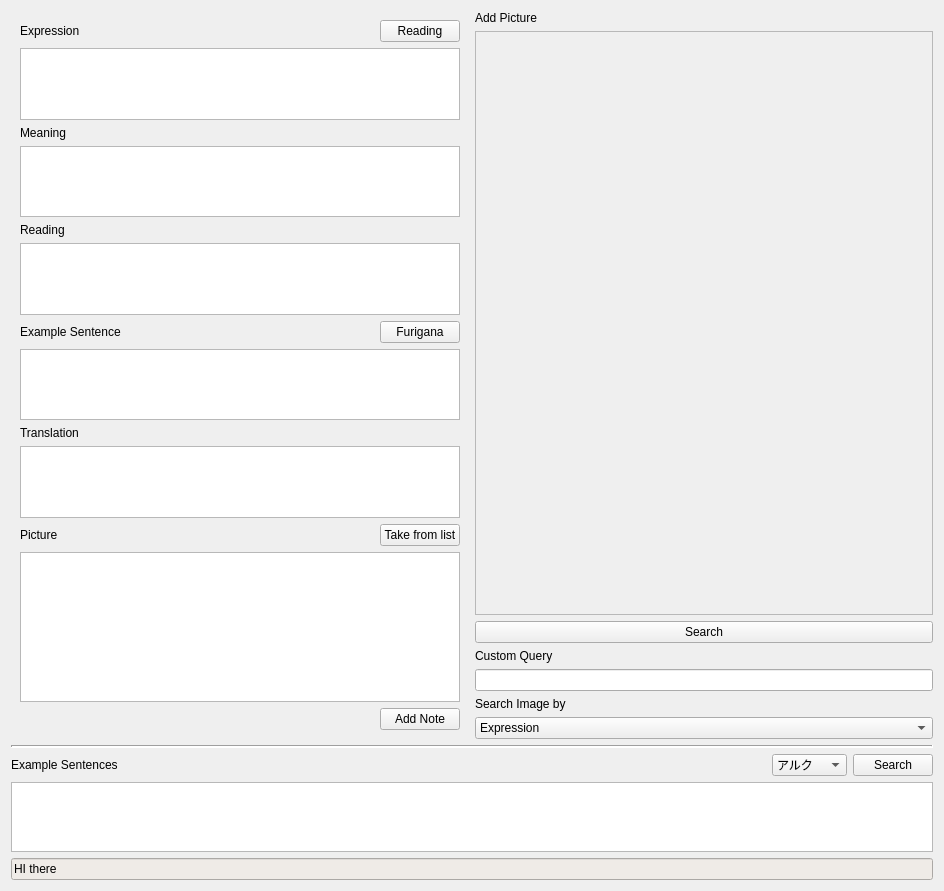
<?xml version="1.0" encoding="UTF-8"?>
<ui version="4.0">
 <class>Form</class>
 <widget class="QWidget" name="Form">
  <property name="enabled">
   <bool>true</bool>
  </property>
  <property name="geometry">
   <rect>
    <x>0</x>
    <y>0</y>
    <width>944</width>
    <height>891</height>
   </rect>
  </property>
  <property name="sizePolicy">
   <sizepolicy hsizetype="Expanding" vsizetype="Expanding">
    <horstretch>0</horstretch>
    <verstretch>0</verstretch>
   </sizepolicy>
  </property>
  <property name="minimumSize">
   <size>
    <width>300</width>
    <height>300</height>
   </size>
  </property>
  <property name="windowTitle">
   <string>Form</string>
  </property>
  <layout class="QVBoxLayout" name="verticalLayout">
   <item>
    <layout class="QGridLayout" name="gridLayout_3">
     <item row="0" column="0">
      <layout class="QHBoxLayout" name="horizontalLayout_5">
       <item>
        <widget class="QFrame" name="widgetFields">
         <property name="sizePolicy">
          <sizepolicy hsizetype="Expanding" vsizetype="Expanding">
           <horstretch>2</horstretch>
           <verstretch>1</verstretch>
          </sizepolicy>
         </property>
         <property name="layoutDirection">
          <enum>Qt::LeftToRight</enum>
         </property>
         <layout class="QGridLayout" name="gridLayout_2">
          <property name="sizeConstraint">
           <enum>QLayout::SetDefaultConstraint</enum>
          </property>
          <item row="16" column="0">
           <layout class="QHBoxLayout" name="horizontalLayout_3">
            <item>
             <widget class="QLabel" name="label_6">
              <property name="text">
               <string>Picture</string>
              </property>
             </widget>
            </item>
            <item>
             <widget class="QPushButton" name="bTakeFromList">
              <property name="sizePolicy">
               <sizepolicy hsizetype="Fixed" vsizetype="Fixed">
                <horstretch>0</horstretch>
                <verstretch>0</verstretch>
               </sizepolicy>
              </property>
              <property name="text">
               <string>Take from list</string>
              </property>
             </widget>
            </item>
           </layout>
          </item>
          <item row="21" column="0">
           <widget class="InputField" name="tePicture">
            <property name="sizePolicy">
             <sizepolicy hsizetype="Expanding" vsizetype="Preferred">
              <horstretch>0</horstretch>
              <verstretch>0</verstretch>
             </sizepolicy>
            </property>
            <property name="minimumSize">
             <size>
              <width>0</width>
              <height>150</height>
             </size>
            </property>
            <property name="maximumSize">
             <size>
              <width>16777215</width>
              <height>16777215</height>
             </size>
            </property>
            <property name="font">
             <font>
              <pointsize>14</pointsize>
             </font>
            </property>
            <property name="verticalScrollBarPolicy">
             <enum>Qt::ScrollBarAsNeeded</enum>
            </property>
            <property name="sizeAdjustPolicy">
             <enum>QAbstractScrollArea::AdjustIgnored</enum>
            </property>
            <property name="autoFormatting">
             <set>QTextEdit::AutoNone</set>
            </property>
            <property name="tabChangesFocus">
             <bool>true</bool>
            </property>
           </widget>
          </item>
          <item row="8" column="0">
           <widget class="InputField" name="teReading">
            <property name="sizePolicy">
             <sizepolicy hsizetype="Expanding" vsizetype="Preferred">
              <horstretch>0</horstretch>
              <verstretch>0</verstretch>
             </sizepolicy>
            </property>
            <property name="maximumSize">
             <size>
              <width>16777215</width>
              <height>16777215</height>
             </size>
            </property>
            <property name="font">
             <font>
              <pointsize>14</pointsize>
             </font>
            </property>
            <property name="verticalScrollBarPolicy">
             <enum>Qt::ScrollBarAsNeeded</enum>
            </property>
            <property name="tabChangesFocus">
             <bool>true</bool>
            </property>
           </widget>
          </item>
          <item row="6" column="0">
           <widget class="InputField" name="teMeaning">
            <property name="sizePolicy">
             <sizepolicy hsizetype="Expanding" vsizetype="Preferred">
              <horstretch>0</horstretch>
              <verstretch>0</verstretch>
             </sizepolicy>
            </property>
            <property name="maximumSize">
             <size>
              <width>16777215</width>
              <height>16777215</height>
             </size>
            </property>
            <property name="font">
             <font>
              <pointsize>14</pointsize>
             </font>
            </property>
            <property name="verticalScrollBarPolicy">
             <enum>Qt::ScrollBarAsNeeded</enum>
            </property>
            <property name="tabChangesFocus">
             <bool>true</bool>
            </property>
           </widget>
          </item>
          <item row="11" column="0">
           <widget class="InputField" name="teExampleSentence">
            <property name="sizePolicy">
             <sizepolicy hsizetype="Expanding" vsizetype="Preferred">
              <horstretch>0</horstretch>
              <verstretch>0</verstretch>
             </sizepolicy>
            </property>
            <property name="maximumSize">
             <size>
              <width>16777215</width>
              <height>16777215</height>
             </size>
            </property>
            <property name="font">
             <font>
              <pointsize>14</pointsize>
             </font>
            </property>
            <property name="tabChangesFocus">
             <bool>true</bool>
            </property>
           </widget>
          </item>
          <item row="4" column="0">
           <widget class="InputField" name="teExpression">
            <property name="sizePolicy">
             <sizepolicy hsizetype="Expanding" vsizetype="Preferred">
              <horstretch>0</horstretch>
              <verstretch>0</verstretch>
             </sizepolicy>
            </property>
            <property name="maximumSize">
             <size>
              <width>16777215</width>
              <height>16777215</height>
             </size>
            </property>
            <property name="font">
             <font>
              <family>Sans Serif</family>
              <pointsize>14</pointsize>
             </font>
            </property>
            <property name="verticalScrollBarPolicy">
             <enum>Qt::ScrollBarAsNeeded</enum>
            </property>
            <property name="tabChangesFocus">
             <bool>true</bool>
            </property>
           </widget>
          </item>
          <item row="10" column="0">
           <layout class="QHBoxLayout" name="horizontalLayout_2">
            <item>
             <widget class="QLabel" name="label_4">
              <property name="text">
               <string>Example Sentence</string>
              </property>
             </widget>
            </item>
            <item>
             <widget class="QPushButton" name="bExampleSentenceAddReadings">
              <property name="sizePolicy">
               <sizepolicy hsizetype="Fixed" vsizetype="Fixed">
                <horstretch>0</horstretch>
                <verstretch>0</verstretch>
               </sizepolicy>
              </property>
              <property name="text">
               <string>Furigana</string>
              </property>
             </widget>
            </item>
           </layout>
          </item>
          <item row="7" column="0">
           <widget class="QLabel" name="label_3">
            <property name="text">
             <string>Reading</string>
            </property>
           </widget>
          </item>
          <item row="12" column="0">
           <widget class="QLabel" name="label_5">
            <property name="text">
             <string>Translation</string>
            </property>
           </widget>
          </item>
          <item row="5" column="0">
           <widget class="QLabel" name="label_2">
            <property name="text">
             <string>Meaning</string>
            </property>
           </widget>
          </item>
          <item row="13" column="0">
           <widget class="InputField" name="teTranslation">
            <property name="sizePolicy">
             <sizepolicy hsizetype="Expanding" vsizetype="Preferred">
              <horstretch>0</horstretch>
              <verstretch>0</verstretch>
             </sizepolicy>
            </property>
            <property name="maximumSize">
             <size>
              <width>16777215</width>
              <height>16777215</height>
             </size>
            </property>
            <property name="font">
             <font>
              <pointsize>14</pointsize>
             </font>
            </property>
            <property name="verticalScrollBarPolicy">
             <enum>Qt::ScrollBarAsNeeded</enum>
            </property>
            <property name="tabChangesFocus">
             <bool>true</bool>
            </property>
           </widget>
          </item>
          <item row="1" column="0">
           <layout class="QHBoxLayout" name="horizontalLayout">
            <item>
             <widget class="QLabel" name="label">
              <property name="text">
               <string>Expression</string>
              </property>
             </widget>
            </item>
            <item>
             <widget class="QPushButton" name="bExpressionAddReading">
              <property name="sizePolicy">
               <sizepolicy hsizetype="Fixed" vsizetype="Fixed">
                <horstretch>0</horstretch>
                <verstretch>0</verstretch>
               </sizepolicy>
              </property>
              <property name="text">
               <string>Reading</string>
              </property>
             </widget>
            </item>
           </layout>
          </item>
          <item row="23" column="0">
           <widget class="QPushButton" name="bAddNote">
            <property name="sizePolicy">
             <sizepolicy hsizetype="Fixed" vsizetype="Fixed">
              <horstretch>0</horstretch>
              <verstretch>0</verstretch>
             </sizepolicy>
            </property>
            <property name="layoutDirection">
             <enum>Qt::RightToLeft</enum>
            </property>
            <property name="text">
             <string>Add Note</string>
            </property>
            <property name="autoDefault">
             <bool>false</bool>
            </property>
            <property name="default">
             <bool>false</bool>
            </property>
            <property name="flat">
             <bool>false</bool>
            </property>
           </widget>
          </item>
          <item row="25" column="0">
           <spacer name="verticalSpacer">
            <property name="orientation">
             <enum>Qt::Vertical</enum>
            </property>
            <property name="sizeHint" stdset="0">
             <size>
              <width>20</width>
              <height>40</height>
             </size>
            </property>
           </spacer>
          </item>
         </layout>
        </widget>
       </item>
      </layout>
     </item>
     <item row="0" column="1">
      <layout class="QVBoxLayout" name="verticalLayout_2">
       <item>
        <widget class="QLabel" name="label_10">
         <property name="text">
          <string>Add Picture</string>
         </property>
        </widget>
       </item>
       <item>
        <widget class="QScrollArea" name="scrollArea">
         <property name="sizePolicy">
          <sizepolicy hsizetype="Expanding" vsizetype="Expanding">
           <horstretch>0</horstretch>
           <verstretch>0</verstretch>
          </sizepolicy>
         </property>
         <property name="minimumSize">
          <size>
           <width>200</width>
           <height>200</height>
          </size>
         </property>
         <property name="widgetResizable">
          <bool>true</bool>
         </property>
         <widget class="QWidget" name="scrollAreaWidgetContents_2">
          <property name="geometry">
           <rect>
            <x>0</x>
            <y>0</y>
            <width>455</width>
            <height>565</height>
           </rect>
          </property>
          <property name="sizePolicy">
           <sizepolicy hsizetype="Expanding" vsizetype="Expanding">
            <horstretch>0</horstretch>
            <verstretch>0</verstretch>
           </sizepolicy>
          </property>
          <layout class="QGridLayout" name="gridLayout">
           <item row="0" column="0">
            <widget class="ImageScraper" name="imageScraper" native="true">
             <property name="enabled">
              <bool>true</bool>
             </property>
             <property name="sizePolicy">
              <sizepolicy hsizetype="Expanding" vsizetype="Expanding">
               <horstretch>0</horstretch>
               <verstretch>0</verstretch>
              </sizepolicy>
             </property>
             <property name="minimumSize">
              <size>
               <width>100</width>
               <height>200</height>
              </size>
             </property>
             <property name="baseSize">
              <size>
               <width>200</width>
               <height>400</height>
              </size>
             </property>
            </widget>
           </item>
          </layout>
         </widget>
        </widget>
       </item>
       <item>
        <widget class="QPushButton" name="bSearchImage">
         <property name="text">
          <string>Search</string>
         </property>
        </widget>
       </item>
       <item>
        <widget class="QLabel" name="label_8">
         <property name="enabled">
          <bool>true</bool>
         </property>
         <property name="sizePolicy">
          <sizepolicy hsizetype="Minimum" vsizetype="Preferred">
           <horstretch>0</horstretch>
           <verstretch>0</verstretch>
          </sizepolicy>
         </property>
         <property name="text">
          <string>Custom Query</string>
         </property>
        </widget>
       </item>
       <item>
        <widget class="QLineEdit" name="leCustomQuery">
         <property name="sizePolicy">
          <sizepolicy hsizetype="Minimum" vsizetype="Fixed">
           <horstretch>0</horstretch>
           <verstretch>0</verstretch>
          </sizepolicy>
         </property>
         <property name="clearButtonEnabled">
          <bool>true</bool>
         </property>
        </widget>
       </item>
       <item>
        <widget class="QLabel" name="label_7">
         <property name="sizePolicy">
          <sizepolicy hsizetype="Minimum" vsizetype="Preferred">
           <horstretch>0</horstretch>
           <verstretch>0</verstretch>
          </sizepolicy>
         </property>
         <property name="text">
          <string>Search Image by</string>
         </property>
        </widget>
       </item>
       <item>
        <widget class="QComboBox" name="cbSearchSource">
         <property name="sizePolicy">
          <sizepolicy hsizetype="Minimum" vsizetype="Fixed">
           <horstretch>0</horstretch>
           <verstretch>0</verstretch>
          </sizepolicy>
         </property>
         <item>
          <property name="text">
           <string>Expression</string>
          </property>
         </item>
         <item>
          <property name="text">
           <string>Meaning</string>
          </property>
         </item>
         <item>
          <property name="text">
           <string>Custom</string>
          </property>
         </item>
        </widget>
       </item>
      </layout>
     </item>
    </layout>
   </item>
   <item>
    <widget class="Line" name="line">
     <property name="frameShadow">
      <enum>QFrame::Sunken</enum>
     </property>
     <property name="lineWidth">
      <number>2</number>
     </property>
     <property name="orientation">
      <enum>Qt::Horizontal</enum>
     </property>
    </widget>
   </item>
   <item>
    <layout class="QHBoxLayout" name="horizontalLayout_4">
     <item>
      <widget class="QLabel" name="label_9">
       <property name="text">
        <string>Example Sentences</string>
       </property>
      </widget>
     </item>
     <item>
      <widget class="QComboBox" name="cbExampleSearchMethod">
       <property name="sizePolicy">
        <sizepolicy hsizetype="Fixed" vsizetype="Fixed">
         <horstretch>0</horstretch>
         <verstretch>0</verstretch>
        </sizepolicy>
       </property>
       <item>
        <property name="text">
         <string>アルク</string>
        </property>
        <property name="icon">
         <iconset>
          <normaloff>icons/alc.jpg</normaloff>icons/alc.jpg</iconset>
        </property>
       </item>
       <item>
        <property name="text">
         <string>Tatoeba</string>
        </property>
        <property name="icon">
         <iconset>
          <normaloff>icons/tatoeba.jpg</normaloff>icons/tatoeba.jpg</iconset>
        </property>
       </item>
      </widget>
     </item>
     <item>
      <widget class="QPushButton" name="bSearchExampleSentence">
       <property name="sizePolicy">
        <sizepolicy hsizetype="Fixed" vsizetype="Fixed">
         <horstretch>0</horstretch>
         <verstretch>0</verstretch>
        </sizepolicy>
       </property>
       <property name="text">
        <string>Search</string>
       </property>
      </widget>
     </item>
    </layout>
   </item>
   <item>
    <widget class="ExamplesList" name="examplesList">
     <property name="sizePolicy">
      <sizepolicy hsizetype="Expanding" vsizetype="Preferred">
       <horstretch>0</horstretch>
       <verstretch>0</verstretch>
      </sizepolicy>
     </property>
     <property name="font">
      <font>
       <pointsize>12</pointsize>
      </font>
     </property>
     <property name="contextMenuPolicy">
      <enum>Qt::CustomContextMenu</enum>
     </property>
     <property name="frameShadow">
      <enum>QFrame::Raised</enum>
     </property>
     <property name="editTriggers">
      <set>QAbstractItemView::NoEditTriggers</set>
     </property>
     <property name="tabKeyNavigation">
      <bool>false</bool>
     </property>
     <property name="showDropIndicator" stdset="0">
      <bool>false</bool>
     </property>
     <property name="alternatingRowColors">
      <bool>true</bool>
     </property>
     <property name="selectionMode">
      <enum>QAbstractItemView::SingleSelection</enum>
     </property>
     <property name="horizontalScrollMode">
      <enum>QAbstractItemView::ScrollPerPixel</enum>
     </property>
     <attribute name="horizontalHeaderVisible">
      <bool>true</bool>
     </attribute>
     <attribute name="horizontalHeaderCascadingSectionResizes">
      <bool>true</bool>
     </attribute>
     <attribute name="horizontalHeaderDefaultSectionSize">
      <number>400</number>
     </attribute>
     <attribute name="horizontalHeaderMinimumSectionSize">
      <number>200</number>
     </attribute>
     <attribute name="horizontalHeaderStretchLastSection">
      <bool>true</bool>
     </attribute>
     <attribute name="verticalHeaderVisible">
      <bool>false</bool>
     </attribute>
     <attribute name="verticalHeaderCascadingSectionResizes">
      <bool>true</bool>
     </attribute>
     <attribute name="verticalHeaderStretchLastSection">
      <bool>false</bool>
     </attribute>
    </widget>
   </item>
   <item>
    <spacer name="verticalSpacer_2">
     <property name="orientation">
      <enum>Qt::Vertical</enum>
     </property>
     <property name="sizeHint" stdset="0">
      <size>
       <width>20</width>
       <height>40</height>
      </size>
     </property>
    </spacer>
   </item>
   <item>
    <widget class="QLineEdit" name="leInfo">
     <property name="enabled">
      <bool>true</bool>
     </property>
     <property name="styleSheet">
      <string notr="true">background-color: rgb(239, 235, 231);</string>
     </property>
     <property name="text">
      <string>HI there</string>
     </property>
     <property name="readOnly">
      <bool>true</bool>
     </property>
     <property name="clearButtonEnabled">
      <bool>false</bool>
     </property>
    </widget>
   </item>
  </layout>
  <action name="actionAdd_Note">
   <property name="text">
    <string>Add Note</string>
   </property>
   <property name="toolTip">
    <string>Add a new Note</string>
   </property>
   <property name="shortcut">
    <string>Ctrl+Return</string>
   </property>
  </action>
 </widget>
 <customwidgets>
  <customwidget>
   <class>InputField</class>
   <extends>QTextEdit</extends>
   <header>.InputField.h</header>
  </customwidget>
  <customwidget>
   <class>ExamplesList</class>
   <extends>QTableView</extends>
   <header>.ExamplesList.h</header>
  </customwidget>
  <customwidget>
   <class>ImageScraper</class>
   <extends>QWidget</extends>
   <header>.ImageScraper.h</header>
   <container>1</container>
  </customwidget>
 </customwidgets>
 <tabstops>
  <tabstop>teExpression</tabstop>
  <tabstop>teMeaning</tabstop>
  <tabstop>teReading</tabstop>
  <tabstop>teExampleSentence</tabstop>
  <tabstop>teTranslation</tabstop>
  <tabstop>tePicture</tabstop>
  <tabstop>bTakeFromList</tabstop>
  <tabstop>bExampleSentenceAddReadings</tabstop>
  <tabstop>bExpressionAddReading</tabstop>
  <tabstop>leInfo</tabstop>
 </tabstops>
 <resources/>
 <connections/>
</ui>
